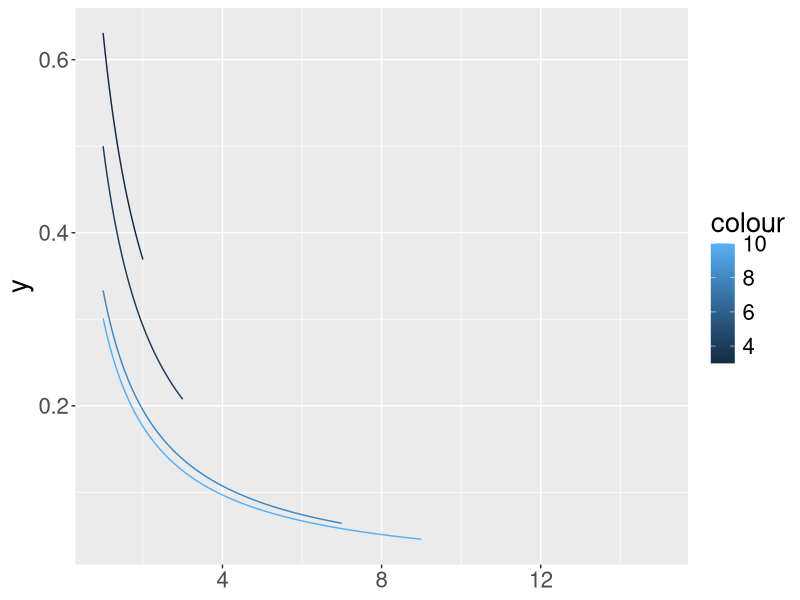

Write the R code that produced this figure.
library(ggplot2)
#input
#BenfordLaw(x = 1, base = 2)
#BenfordLaw(x = 1, base = 8)
#BenfordLaw(x = 1:9, base = 10)
#BenfordLaw()

#output
#"[1] 1
#[1] 0.3333333
#[1] 0.30103000 0.17609126 0.12493874 0.09691001 0.07918125 0.06694679 0.05799195
#[8] 0.05115252 0.04575749
#[1] 0.30103000 0.17609126 0.12493874 0.09691001 0.07918125 0.06694679 0.05799195
#[8] 0.05115252 0.04575749


BenfordLaw <- function(x, base = 10) {
  if (base < 2) {
    stop("base must be >= 2")
  }
    if (any(x < 1 | x > 9)) {
    stop("x must be between 1 and 9")
    }
    if (base == 10) {
    return(log10(1 + 1/x))
    }
    else {
      return(log((1 + 1/x), base))
  }}


testbenford <- function() {
  stopifnot(
    BenfordLaw(x = 1, base = 2)==1
    #BenfordLaw(x = 1, base = 8)==3/10
    #BenfordLaw(x = 1:9, base = 10)==c(0.30103000, 0.17609126, 0.12493874, 0.09691001, 0.07918125, 0.06694679, 0.05799195, 0.05115252, 0.04575749),
    #BenfordLaw()
  )

}


testbenford()



PlotBenfordLaw <- function(base = c( 3, 4, 8, 10, 12, 16)) {
  p <- ggplot2::ggplot() + ggplot2::xlim(1, max(base) -1)  +  ggplot2::theme(text = ggplot2::element_text(size = 20))
  for(b in base) {
    p <- p + ggplot2::stat_function(fun=BenfordLaw, xlim = c(1, b - 1), args = list(base = b), ggplot2::aes_string(colour=b))
  }
  return(p)
}

PlotBenfordLaw()